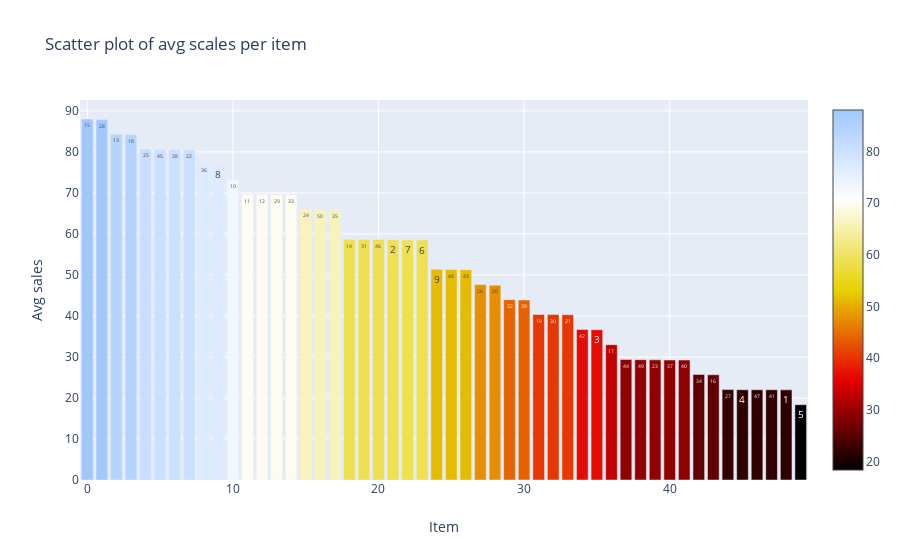

The notebook cell this image was saved under:
### Code cell
configure_plotly_browser_state()

avg_sales_per_item_across_stores_sroted = avg_sales_per_item_across_stores_df.avg_sale.values

sale_item_data = go.Bar(
  x = [i for i in range(0,50)],
  y = avg_sales_per_item_across_stores_sroted,
  marker = dict(
    color = avg_sales_per_item_across_stores_sroted,
    colorscale = 'Blackbody',
    showscale=True
  ),
  text = avg_sales_per_item_across_stores_df.item.values  
)

data = [sale_item_data]

sales_item_layout = go.Layout(
  autosize = True,
  title = 'Scatter plot of avg scales per item',
  hovermode = 'closest',
  xaxis = dict(
    title = 'Item',
    ticklen = 55,
    zeroline = False,
    gridwidth = 1,
  ),
  yaxis = dict(
    title = 'Avg sales',
    ticklen = 10,
    zeroline = False,
    gridwidth = 1,
  ),
  showlegend = False
)

fig = go.Figure(data=data,layout=sales_item_layout)
py.iplot(fig,filename='scatter_sales_item')

### Figure 1 — Plotly figure (JSON) as saved in the notebook; plotly's stock layout.template omitted (floating-point values rounded to 4 significant figures)
{"data": [{"marker": {"color": [88.03, 87.88, 84.32, 84.28, 80.69, 80.58, 80.52, 80.5, 77.03, 76.95, 73.23, 69.66, 69.63, 69.62, 69.56, 66.04, 65.88, 65.8, 58.68, 58.64, 58.64, 58.57, 58.53, 58.5, 51.39, 51.35, 51.29, 47.64, 47.52, 43.98, 43.88, 40.36, 40.34, 40.32, 36.69, 36.64, 32.99, 29.4, 29.34, 29.3, 29.26, 29.25, 25.74, 25.66, 22.05, 22.01, 22.0, 22.0, 21.98, 18.36], "showscale": true, "colorscale": [[0, "rgb(0,0,0)"], [0.25, "rgb(230,0,0)"], [0.5, "rgb(230,210,0)"], [0.75, "rgb(255,255,255)"], [1, "rgb(160,200,255)"]]}, "text": [15, 28, 13, 18, 25, 45, 38, 22, 36, 8, 10, 11, 12, 29, 33, 24, 50, 35, 14, 31, 46, 2, 7, 6, 9, 48, 43, 26, 20, 32, 39, 19, 30, 21, 42, 3, 17, 44, 49, 23, 37, 40, 34, 16, 27, 4, 47, 41, 1, 5], "type": "bar", "y": [88.03, 87.88, 84.32, 84.28, 80.69, 80.58, 80.52, 80.5, 77.03, 76.95, 73.23, 69.66, 69.63, 69.62, 69.56, 66.04, 65.88, 65.8, 58.68, 58.64, 58.64, 58.57, 58.53, 58.5, 51.39, 51.35, 51.29, 47.64, 47.52, 43.98, 43.88, 40.36, 40.34, 40.32, 36.69, 36.64, 32.99, 29.4, 29.34, 29.3, 29.26, 29.25, 25.74, 25.66, 22.05, 22.01, 22.0, 22.0, 21.98, 18.36], "x": [0, 1, 2, 3, 4, 5, 6, 7, 8, 9, 10, 11, 12, 13, 14, 15, 16, 17, 18, 19, 20, 21, 22, 23, 24, 25, 26, 27, 28, 29, 30, 31, 32, 33, 34, 35, 36, 37, 38, 39, 40, 41, 42, 43, 44, 45, 46, 47, 48, 49]}], "layout": {"autosize": true, "title": {"text": "Scatter plot of avg scales per item"}, "yaxis": {"zeroline": false, "ticklen": 10, "gridwidth": 1, "title": {"text": "Avg sales"}}, "showlegend": false, "xaxis": {"zeroline": false, "ticklen": 55, "gridwidth": 1, "title": {"text": "Item"}}, "hovermode": "closest"}}
